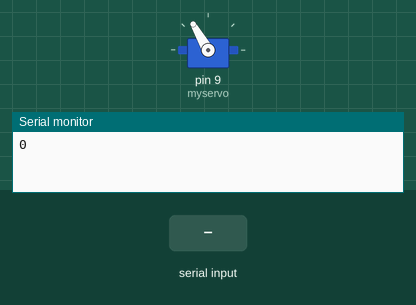
This sketch was run on a simulated Arduino Uno, built with avr-gcc and run on an emulated ATmega328P. Shown: servo, the last lines printed to the serial monitor. Inputs (shaded band) come from the test bench.

Above: at 1.2 s.
1.3 s: "close" received over Serial
At 3.2 s:
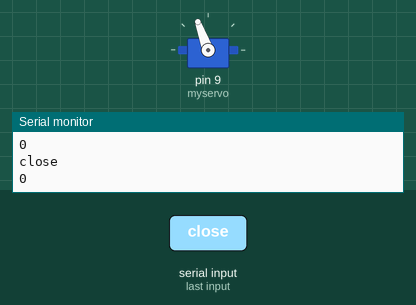
3.8 s: "90,45,200\n" received over Serial
At 5.2 s:
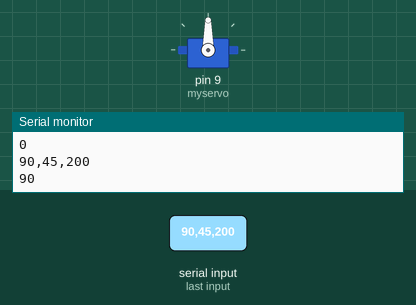
6.3 s: "30,150\n" received over Serial
At 8.2 s:
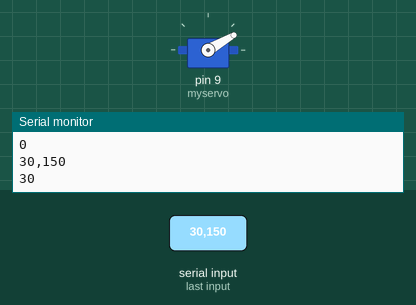
8.7 s: "5\n" received over Serial
At 10.0 s:
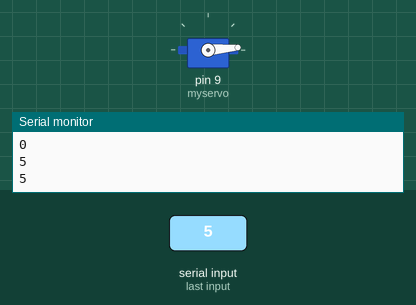
11.1 s: "200\n" received over Serial
At 13.1 s:
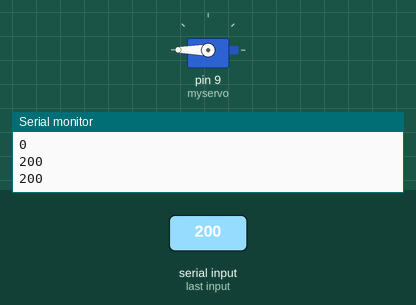
13.6 s: "30,150,10\n" received over Serial
At 15.0 s:
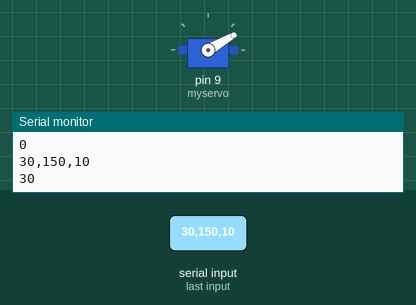
Timing chart, 0 to 16.6 s (numbered marks = the images above; inputs shaded):
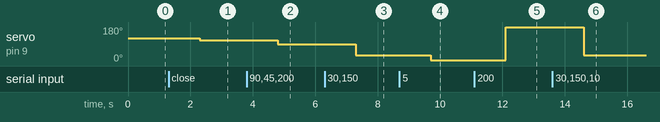

Measured:
- after the input at 1.3 s, servo on pin 9 (myservo): 120° → 110° after 1.0 s
- after the input at 3.8 s, servo on pin 9 (myservo): 110° → 90° after 1.0 s
- after the input at 6.3 s, servo on pin 9 (myservo): 90° → 30° after 1.0 s
- after the input at 8.7 s, servo on pin 9 (myservo): 30° → 5° after 1.0 s
- after the input at 11.1 s, servo on pin 9 (myservo): 5° → 180° after 1.0 s
- after the input at 13.6 s, servo on pin 9 (myservo): 180° → 30° after 1.0 s

The sketch:

gripper_code.ino
```cpp
/*
Dec 1 2017
 Code designed for use with the Standard Gripper Kit B with an HS-422 Actuator.
 Take care to adjust the open/close settings for each setup
 Serial inputs include "open", "close", and actuator angles
 Black - Grnd
 Yellow - Signal
 Red = Power

*/

#include <Servo.h>
#include <ctype.h>

Servo myservo;   // create servo object to control a servo

int open = 120;  // Actuator angle defined as "open"
int close = 110; // Actuator angle defined as "closed"


void setup() {
  myservo.attach(9);  // attaches the servo on pin 9 to the servo object
  //Serial.begin(9600);
  Serial.begin(115200);       // initialize Serial Communication
}


void loop() {


    myservo.write(open);
    while(true)  {
      String sd = Serial.readString();
      Serial.println(sd);
      if(sd == "close") {
        myservo.write(close);
      }
      if(sd == "open") {
        myservo.write(open);
      }
      Serial.println(sd.toInt());
      if(sd.toInt() != 0) {
        myservo.write(sd.toInt());
      }
    }


}

////180 closes hard
//closegrip();
//delay(1000);
//opengrip();
//delay(1000);
```
